Frame 1 (no input): blank canvas, image omitted
Frame 60 (the mouse pressed at the canvas centre just before this capture): blank canvas, image omitted
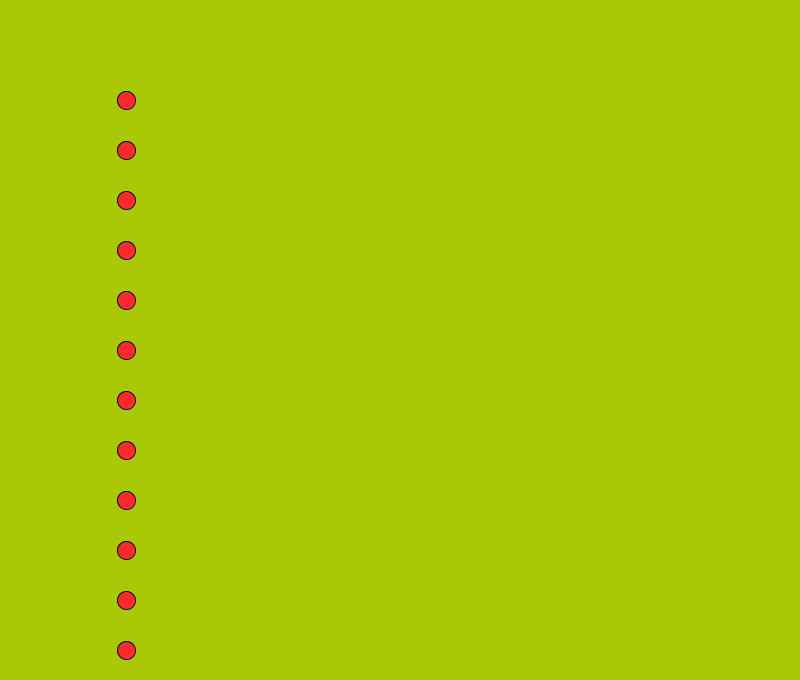
Frame 120 (the mouse held since frame 60 and released just before this capture)

The Processing sketch whose frames 1 and 60 were blank and that drew this single picture after the mouse press (run headless with seeded random() and noise(); from frame 60 on, the mouse is pressed at the canvas centre):

// Processing sketch: processing_131937
// ── processing_131937.pde

void setup(){
  size(800,680);

  rect(15,15,25,25);
  rect(65,15,25,25);
  rect(115,15,25,25);
}

void draw(){
  background(169,200,5);
  

  
  for(int i=2; i<mouseY/10; i= i+1) {
    if (i<15 )
      {
        fill(255,41,41);
      }
      else
      {
      fill(25,41,41);
      }
  
     ellipse(126, 50*i, 18, 18);
  }
}
